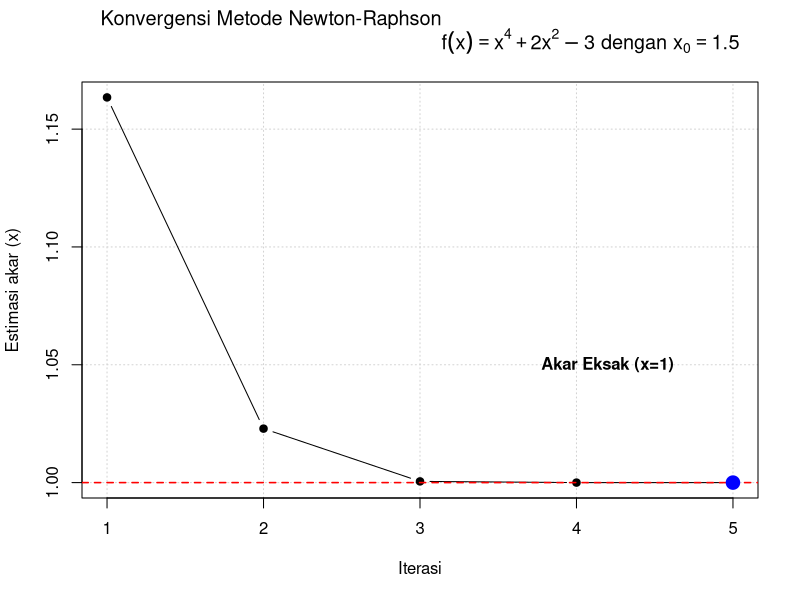

Write R code to recreate this figure.
newton_raphson <- function(f, df, x0, tol = 1e-6, max_iter = 100) {
  tabel <- data.frame()
  x_curr <- x0
  
  for (i in 1:max_iter) {
    fx <- f(x_curr)
    dfx <- df(x_curr)
    
    if (dfx == 0) {
      stop("Turunan bernilai nol. Metode gagal.")
    }
    
    x_next <- x_curr - (fx / dfx)
    err <- abs(x_next - x_curr)
    
    tabel <- rbind(
      tabel,
      data.frame(
        iterasi = i,
        x_lama = x_curr,
        f_x = fx,
        f_prime = dfx,
        x_baru = x_next,
        error = err
      )
    )
    
    if (err < tol) {
      break
    }
    
    x_curr <- x_next
  }
  
  return(list(akar = x_next, tabel = tabel))
}


f <- function(x) {
  return(x^4 + 2*x^2 - 3)
}

df <- function(x) {
  return(4*x^3 + 4*x)
}


hasil_newraph <- newton_raphson(
  f = f, 
  df = df, 
  x0 = 1.5)


hasil_nr <- hasil_newraph$tabel


plot(
  hasil_nr$iterasi, hasil_nr$x_baru,
  type = "b",
  pch = 19,
  col = "black",
  xlab = "Iterasi",
  ylab = "Estimasi akar (x)",
  main = expression(paste("Konvergensi Metode Newton-Raphson\n", f(x) == x^4 + 2*x^2 - 3, " dengan ", x[0] == 1.5)),
  panel.first = grid()
)


abline(h = hasil_newraph$akar, col = "red", lty = 2, lwd = 1.5)
points(max(hasil_nr$iterasi), hasil_newraph$akar, col = "blue", pch = 19, cex = 1.8)
text(max(hasil_nr$iterasi) - 0.8, hasil_newraph$akar + 0.05, "Akar Eksak (x=1)", col = "black", font = 2)
text(max(hasil_nr$iterasi) - 0.8, hasil_newraph$akar - 0.05, paste("Hasil (Iterasi", max(hasil_nr$iterasi), ")"), col = "black", font = 2)
